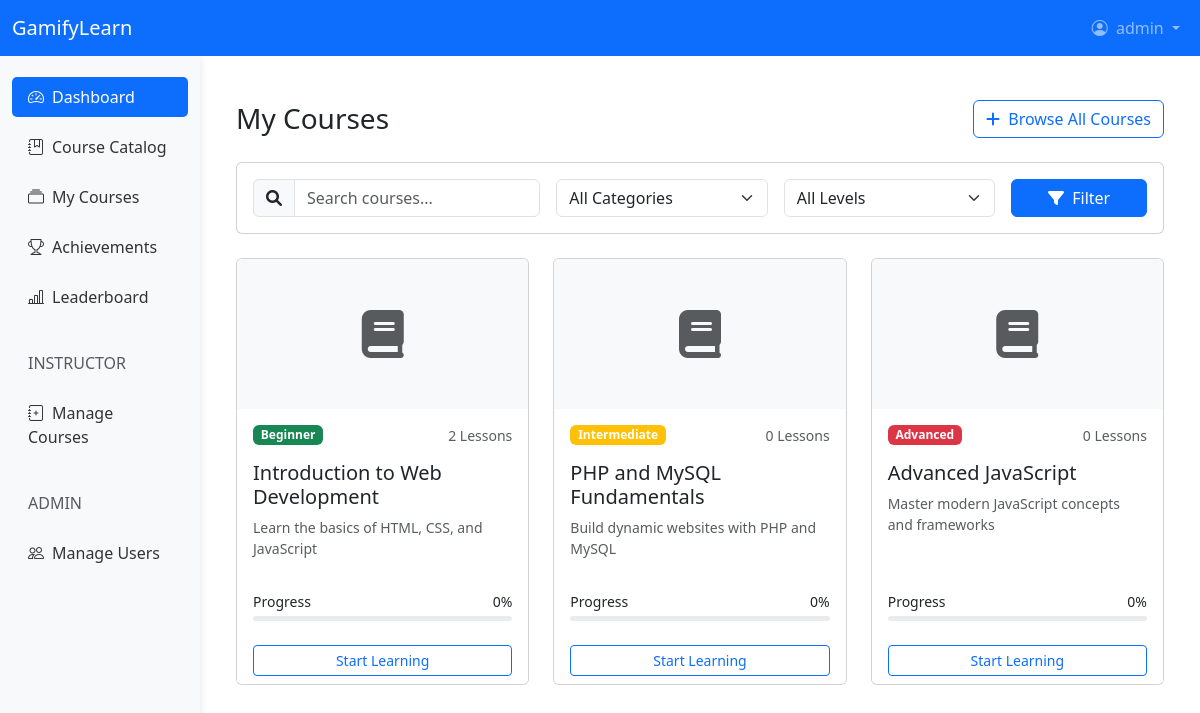
Page /user/my-courses.php (signed in) on the committed database.
### tables this page shows
CREATE TABLE `courses` (
  `id` int(11) NOT NULL,
  `title` varchar(255) NOT NULL,
  `description` text DEFAULT NULL,
  `category` varchar(100) DEFAULT NULL,
  `difficulty` enum('beginner','intermediate','advanced') DEFAULT NULL,
  `created_by` int(11) DEFAULT NULL,
  `created_at` timestamp NOT NULL DEFAULT current_timestamp(),
  `is_active` tinyint(1) DEFAULT 1 COMMENT '1 for active, 0 for inactive',
  `updated_at` timestamp NOT NULL DEFAULT current_timestamp() ON UPDATE current_timestamp()
);

### user/my-courses.php (the view, shortened to what this page needs)
<?php
require_once '../config/database.php';
$user_id = $_SESSION['user_id'];
$search = isset($_GET['search']) ? trim($_GET['search']) : '';
$query = "SELECT
    c.*,
    u.first_name,
    u.last_name,
    (
        SELECT COUNT(*)
        FROM lessons l
        WHERE l.course_id = c.id AND l.is_active = 1
    ) as total_lessons,
    (
        SELECT COUNT(DISTINCT up.lesson_id)
        FROM user_progress up
        JOIN lessons l ON up.lesson_id = l.id
        WHERE up.user_id = ?
        AND up.completed = 1
        AND l.course_id = c.id
    ) as completed_lessons,
    uc.enrolled_at
FROM user_courses uc
JOIN courses c ON uc.course_id = c.id
JOIN users u ON c.created_by = u.id
WHERE uc.user_id = ? AND c.is_active = 1";
$params = [$user_id, $user_id];
$types = 'ii';
$stmt = $conn->prepare($query);
if ($params) {
    $stmt->bind_param($types, ...$params);
}
$stmt->execute();
$courses = $stmt->get_result()->fetch_all(MYSQLI_ASSOC);
include '../includes/header.php';
?>
<div class="container py-4">
    <div class="d-flex justify-content-between align-items-center mb-4">
        <h1 class="h3 mb-0">My Courses</h1>
        <a href="courses.php" class="btn btn-outline-primary">
            <i class="fas fa-plus me-1"></i> Browse All Courses
        </a>
    </div>
    <div class="card mb-4">
        <div class="card-body">
            <form method="GET" class="row g-3">
                <div class="col-md-4">
                    <div class="input-group">
                        <span class="input-group-text"><i class="fas fa-search"></i></span>
                        <input type="text" class="form-control" name="search" placeholder="Search courses..."
                               value="<?php echo htmlspecialchars($search); ?>">
                    </div>
                </div>
                <div class="col-md-3">
                    <select name="category" class="form-select">
                        <option value="">All Categories</option>
                    </select>
                </div>
                <div class="col-md-3">
                    <select name="difficulty" class="form-select">
                        <option value="">All Levels</option>
                    </select>
                </div>
                <div class="col-md-2">
                    <button type="submit" class="btn btn-primary w-100">
                        <i class="fas fa-filter me-1"></i> Filter
                    </button>
                </div>
            </form>
        </div>
    </div>
    <?php if (count($courses) > 0): ?>
        <div class="row row-cols-1 row-cols-md-2 row-cols-lg-3 g-4">
            <?php foreach ($courses as $course):
                $progress = $course['total_lessons'] > 0
                    ? round(($course['completed_lessons'] / $course['total_lessons']) * 100)
                    : 0;
                $difficulty_badge = [
                    'beginner' => ['class' => 'bg-success', 'text' => 'Beginner'],
                    'intermediate' => ['class' => 'bg-warning', 'text' => 'Intermediate'],
                    'advanced' => ['class' => 'bg-danger', 'text' => 'Advanced']
                ][$course['difficulty'] ?? 'beginner'];
            ?>
                <div class="col">
                    <div class="card h-100">
                        <div class="card-img-top bg-light" style="height: 150px; background-color: #f8f9fa;">
                            <?php if (!empty($course['image_url'])): ?>
                                <img src="<?php echo htmlspecialchars($course['image_url']); ?>"
                                     class="img-fluid h-100 w-100"
                                     style="object-fit: cover;"
                                     alt="<?php echo htmlspecialchars($course['title']); ?>">
                            <?php else: ?>
                                <div class="d-flex align-items-center justify-content-center h-100 text-muted">
                                    <i class="fas fa-book fa-3x"></i>
                                </div>
                            <?php endif; ?>
                        </div>
                        <div class="card-body d-flex flex-column">
                            <div class="d-flex justify-content-between align-items-start mb-2">
                                <span class="badge <?php echo $difficulty_badge['class']; ?> mb-2">
                                    <?php echo $difficulty_badge['text']; ?>
                                </span>
                                <small class="text-muted">
                                    <?php echo $course['total_lessons']; ?>
                                    <?php echo $course['total_lessons'] == 1 ? 'Lesson' : 'Lessons'; ?>
                                </small>
                            </div>
                            <h5 class="card-title"><?php echo htmlspecialchars($course['title']); ?></h5>
                            <p class="card-text text-muted small flex-grow-1">
                                <?php echo mb_strimwidth(strip_tags($course['description']), 0, 100, '...'); ?>
                            </p>
                            <div class="mt-3">
                                <div class="d-flex justify-content-between mb-1">
                                    <small>Progress</small>
                                    <small><?php echo $progress; ?>%</small>
                                </div>
                                <div class="progress" style="height: 5px;">
                                </div>
                            </div>
                        </div>
                        <div class="card-footer bg-white border-top-0">
                            <a href="course.php?id=<?php echo $course['id']; ?>"
                               class="btn btn-sm btn-outline-primary w-100">
                                <?php echo $progress > 0 ? 'Continue' : 'Start Learning'; ?>
                            </a>
                        </div>
                    </div>
                </div>
            <?php endforeach; ?>
        </div>
    <?php endif; ?>
</div>
<?php include '../includes/footer.php'; ?>

### rows in the picture
courses: difficulty "Beginner", total_lessons "2", title "Introduction to Web Development", description "Learn the basics of HTML, CSS, and JavaScript", progress "0"
courses: difficulty "Intermediate", total_lessons "0", title "PHP and MySQL Fundamentals", description "Build dynamic websites with PHP and MySQL", progress "0"
courses: difficulty "Advanced", total_lessons "0", title "Advanced JavaScript", description "Master modern JavaScript concepts and frameworks", progress "0"

### other values in the picture
$_SESSION['username'] "admin"
